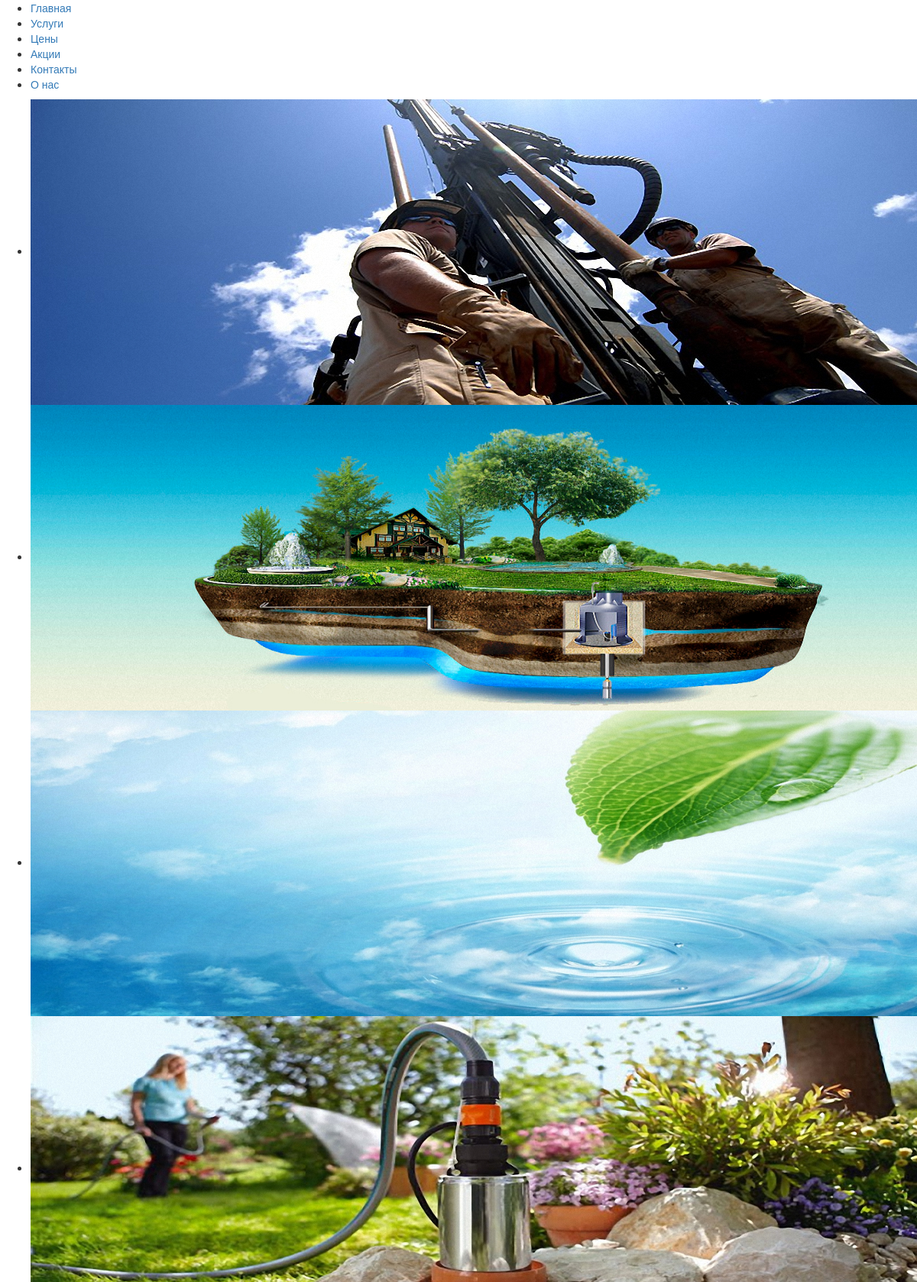
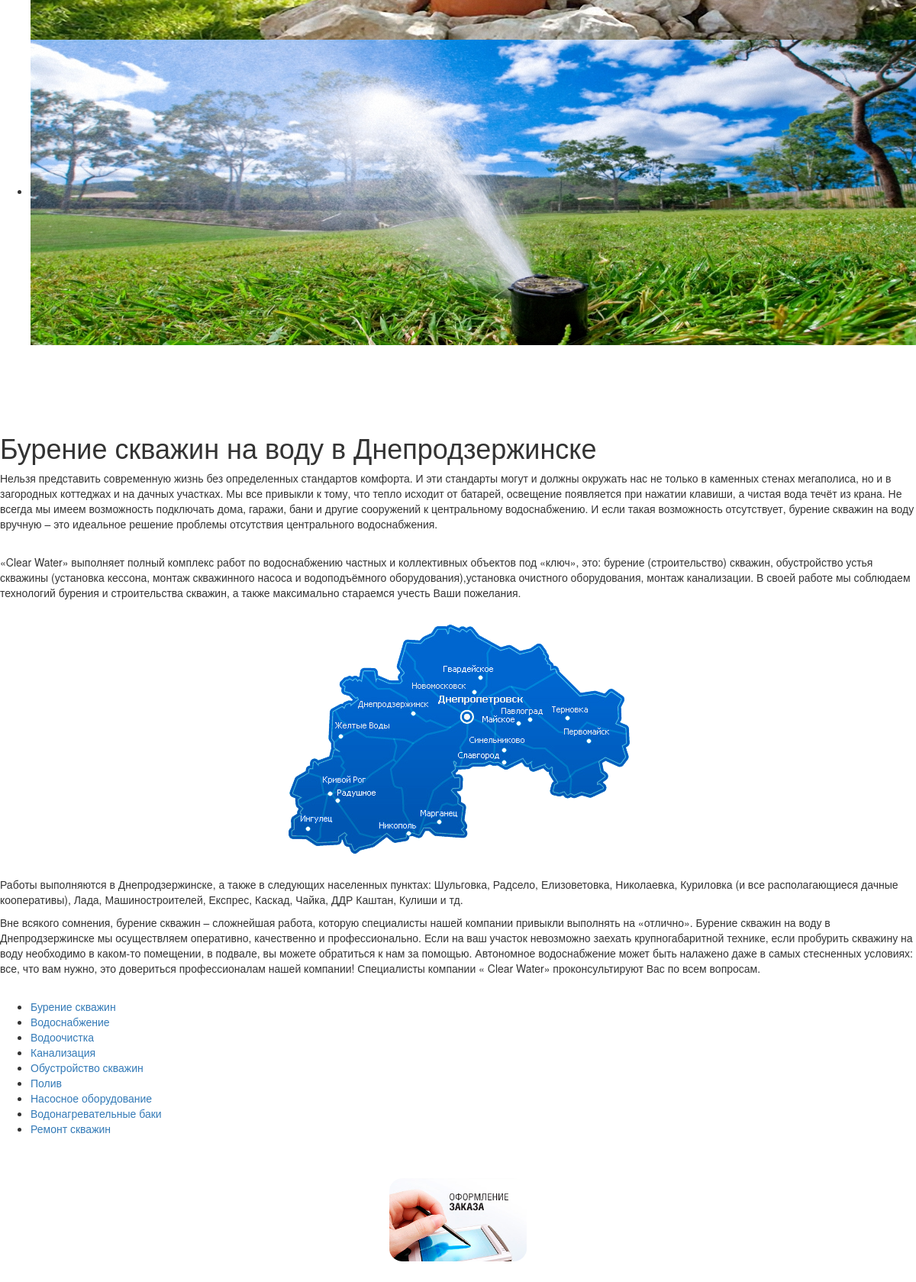
The page / (upper part) on the database its author committed (2 pictures, top to bottom).
### tables this page shows
CREATE TABLE IF NOT EXISTS `nav` (
  `id` int(2) NOT NULL AUTO_INCREMENT,
  `position` int(2) NOT NULL,
  `title` varchar(20) NOT NULL,
  `url` varchar(255) NOT NULL,
  PRIMARY KEY (`id`)
);

CREATE TABLE IF NOT EXISTS `slider` (
  `id` int(2) NOT NULL AUTO_INCREMENT,
  `position` int(2) DEFAULT NULL,
  `url` varchar(50) NOT NULL,
  `alt` varchar(20) NOT NULL,
  PRIMARY KEY (`id`)
);

CREATE TABLE IF NOT EXISTS `settings` (
  `id` int(2) NOT NULL AUTO_INCREMENT,
  `title` varchar(50) NOT NULL,
  `meta_d` varchar(1000) NOT NULL,
  `meta_k` varchar(1000) NOT NULL,
  `text` text NOT NULL,
  `page` varchar(50) NOT NULL,
  PRIMARY KEY (`id`)
);

CREATE TABLE IF NOT EXISTS `services` (
  `services` int(5) NOT NULL AUTO_INCREMENT,
  `title` varchar(255) NOT NULL,
  `meta_d` varchar(255) NOT NULL,
  `meta_k` varchar(255) NOT NULL,
  `text` text NOT NULL,
  `page` varchar(255) NOT NULL,
  `mimi_img` varchar(255) NOT NULL,
  PRIMARY KEY (`services`)
);

### blocks/aside.php (the view, shortened to what this page needs)
<?php
$res_serv = mysql_query("SELECT * FROM services",$db);
$myrow_serv = mysql_fetch_array($res_serv);
echo "<div class='nav_aside'><ul >";
do
{
    if($services == $myrow_serv['services'] )
        {
            printf("<li><a href='http://skvazhina.pp.ua/uslugi/%s'><b>%s</b></a></li>",$myrow_serv['services'],$myrow_serv['title']);
                       $res_podm = mysql_query("SELECT * FROM cat_podm WHERE id_serv = $services",$db);
                       $myrow_podm = mysql_fetch_array($res_podm);
                       if(!empty($myrow_podm))
                       {echo "<ul>";
                        do{printf("<li><a href='http://skvazhina.pp.ua/uslugi/%s'>%s</a></li>",$myrow_podm['id_serv'],$myrow_podm['title']);}
                        while ($myrow_podm = mysql_fetch_array($res_podm));
                        echo "</ul>";}
        }
    else {printf("<li><a href='http://skvazhina.pp.ua/uslugi/%s'>%s</a></li>",$myrow_serv['services'],$myrow_serv['title']);}
}
while ($myrow_serv = mysql_fetch_array($res_serv));
echo"</ul></div>";
?>
<br />
<br />
<p style="margin: 5px auto; text-align: center;"><a href="order.php"><img src="../files/aside_menu/zakaz.png" width="180" height="109" /></a></p><br />
<p style="margin: 5px auto; text-align: center;"><a href="#"><img src="../files/aside_menu/viza.png" width="180" height="235" /></a></p><br />

### index.php (shortened to what this page needs)
<?php include("blocks/bd.php");
$res_settings = mysql_query("SELECT * FROM settings",$db);
$myrow_settings = mysql_fetch_array($res_settings);?>
<!DOCTYPE HTML>
<html>
<head>
    <link href="http://skvazhina.pp.ua/css/style.css" rel="stylesheet" type="text/css" />
    <link rel="stylesheet" href="https://maxcdn.bootstrapcdn.com/bootstrap/3.3.2/css/bootstrap.min.css"/>
    <link rel="stylesheet" href="https://maxcdn.bootstrapcdn.com/bootstrap/3.3.2/css/bootstrap-theme.min.css"/>
</head>
<body>
    <div class="wrapper">
	<header><?php include("blocks/header.php"); ?>
            <nav><? include ("blocks/nav.php"); ?></nav>
            <div class="slider"><? include ("blocks/slider.php"); ?></div>
    </header>
    <article>
        <h1><?php echo $myrow_settings['title'];?></h1>
        <div class="art_text"><?echo $myrow_settings['text'];?></div>
    </article>
    <aside><?php include("blocks/aside.php"); ?></aside>
</div>
</body>
</html>

### blocks/nav.php
<? include ("bd.php"); ?>
<div class="menu">
<ul>
<?
$res = mysql_query("SELECT * FROM nav ORDER BY position",$db);
$my = mysql_fetch_array($res);
do{ printf("<li><a href='http://skvazhina.pp.ua/%s'>%s</a></li>",$my['url'],$my['title']);}
while ($my = mysql_fetch_array($res));
?>
</ul>
</div>

### blocks/slider.php (shortened to what this page needs)
<div class="wrapper_slider">
	<div id="container">
		<div id="slider">
			<ul>
			<? $res_slide = mysql_query("SELECT * FROM slider ORDER BY position",$db);
            $my_slide = mysql_fetch_array($res_slide);
            do{ printf("<li><img src='%s' width='1200' height='400' alt='%s' /></li>",$my_slide['url'],$my_slide['alt']);}
            while ($my_slide = mysql_fetch_array($res_slide));?>
            </ul>
		</div>
	</div>
</div>

### rows shown on the page
nav: title "Главная"
nav: title "Услуги"
nav: title "Цены"
nav: title "Акции"
nav: title "Контакты"
nav: title "О нас"
slider: url (picture)
slider: url (picture)
slider: url (picture)
slider: url (picture)
slider: url (picture)
settings: title "Бурение скважин на воду в Днепродзержинске", text "Нельзя представить современную жизнь без определенных стандартов комфорта. И эти стандарты могут и должны окружать нас не только в каменных стенах мегаполиса, но и в загородных коттеджах и на дачных участках. Мы все привыкли к тому, что тепло исходит от батарей, освещение появляется при нажатии клавиши, а чистая вода течёт из крана. Не всегда мы имеем возможность подключать дома, гаражи, бани и другие сооружений к центральному водоснабжению. И если такая возможность отсутствует, бурение скважин на воду вручную – это идеальное решение проблемы отсутствия центрального водоснабжения. «Clear Water» выполняет полный комплекс работ по водоснабжению частных и коллективных объектов под «ключ», это:…", text (picture)
services: title "Бурение скважин"
services: title "Водоснабжение"
services: title "Водоочистка"
services: title "Канализация"
services: title "Обустройство скважин"
services: title "Полив"
services: title "Насосное оборудование"
services: title "Водонагревательные баки"
services: title "Ремонт скважин"
